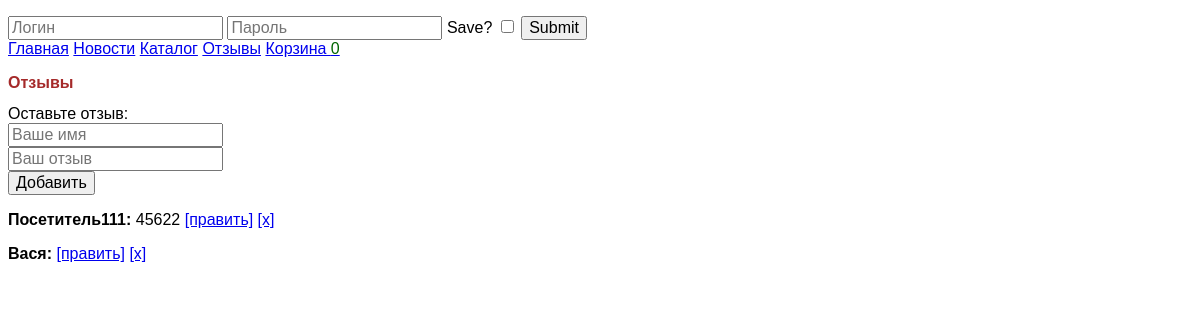
The page /feedback/ on the database its author committed.
### tables this page shows
CREATE TABLE `feedback` (
  `id` int(11) NOT NULL,
  `name` text NOT NULL,
  `feedback` text NOT NULL
);

### engine/db.php (called while the page is built, shortened)
<?php
function getDb() {
    static $db = null;
    if (is_null($db)) {
        $db = @mysqli_connect(HOST, USER, PASS, DB) or die("Could not connect: " . mysqli_connect_error());
    }
    return $db;
}
function getAssocResult($sql)
{
    $db = getDb();
    $result = @mysqli_query($db, $sql) or die(mysqli_error($db));
    $array_result = [];
    while ($row = mysqli_fetch_assoc($result))
        $array_result[] = $row;
    return $array_result;
}

### engine/feedback.php (called while the page is built, shortened)
<?php
function getAllFeedback() {
    $sql = "SELECT * FROM `feedback` ORDER BY id DESC";
    return getAssocResult($sql);
}

### engine/controller.php (called while the page is built, shortened)
<?php
function prepareVariables($page, $action, $id)
{
    $params = [];
    $params['allow'] = false;
    $params['admin'] = false;
    $params['count'] = getBasketCount();
    switch ($page) {
        case 'feedback':
            $params['feedback'] = getAllFeedback();
            break;
    }
    return $params;
}

### views/feedback.php (the view, shortened to what this page needs)
<h2>Отзывы</h2>
<form action="/feedback/<?=$action?>/" method="post">
    Оставьте отзыв: <br>
    <input type="text" name="name" placeholder="Ваше имя" value="<?=$name?>"><br>
    <input type="text" name="message" placeholder="Ваш отзыв" value="<?=$feedtext?>"><br>
    <input type="submit" value="<?=$buttonText?>">
</form>
<?php foreach ($feedback as $item): ?>
<p>
    <b><?=$item['name']?>:</b> <?=$item['feedback']?> <a href="/feedback/edit/<?=$item['id']?>">[править]</a>  <a href="/feedback/delete/<?=$item['id']?>">[x]</a><br>
</p>
<?php endforeach;?>

### public/css/my.css (style rules this page uses)
html * { font-size: 1em !important; font-family: Arial !important; }
h2 { color: brown; }

### rows shown on the page
feedback: name "Посетитель111", feedback "45622"
feedback: name "Вася"

### other values the page prints
$count "0"
